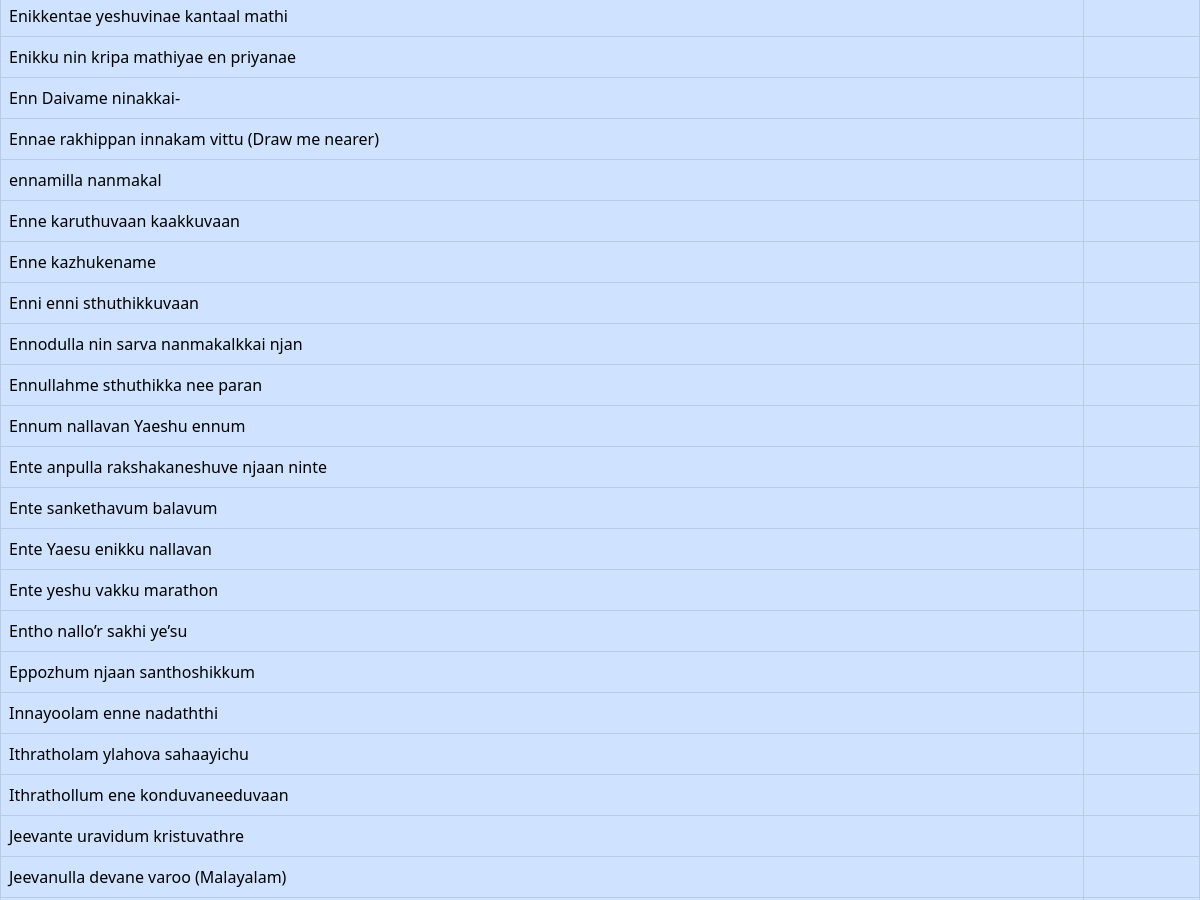
Page /malayalam (middle part) on the earlier database version.
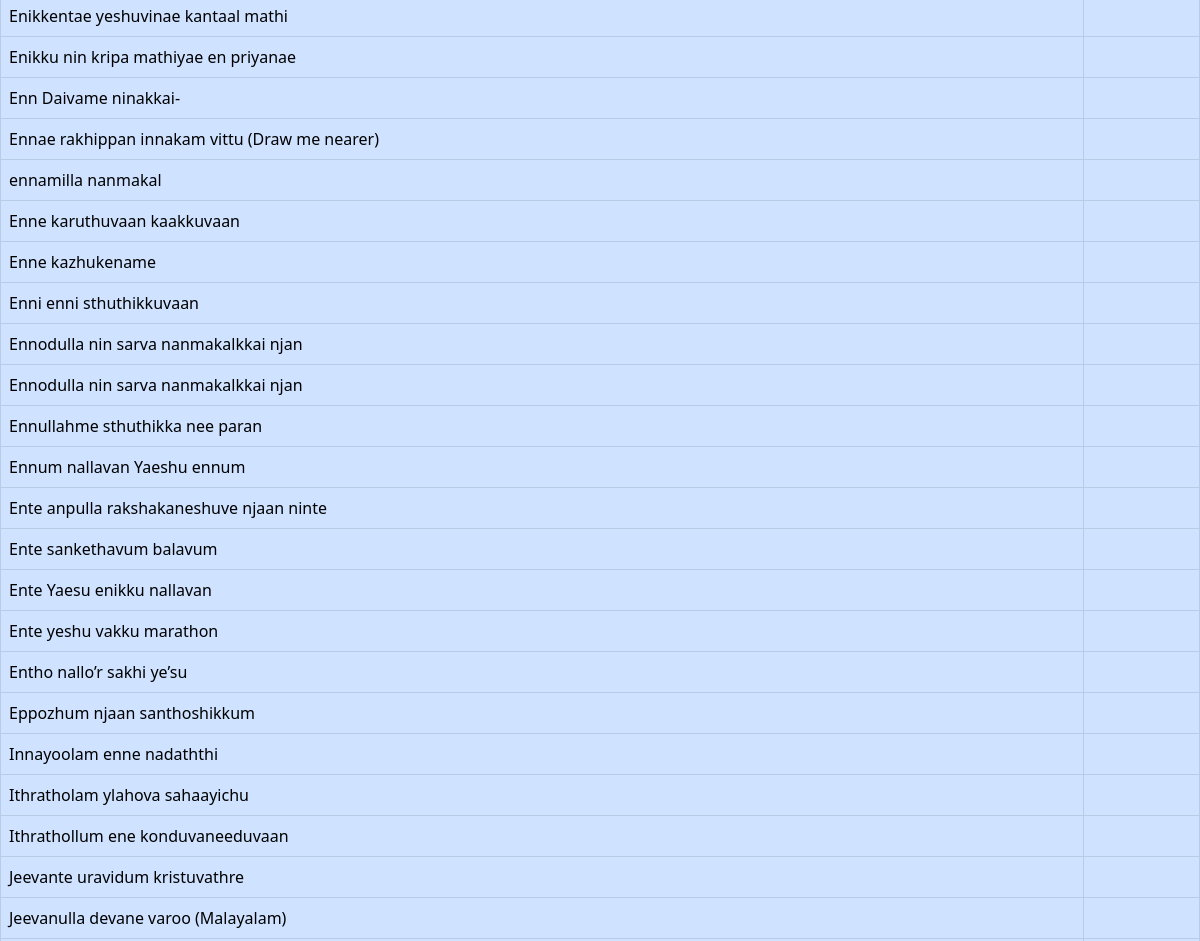
Same page on the later database version.
### tables this page shows
CREATE TABLE songs (
            id INTEGER PRIMARY KEY AUTOINCREMENT,
            title TEXT,
            alternate_title TEXT,
            lyrics TEXT,
            transliteration TEXT,
            chord TEXT,
            search_title TEXT,
            search_lyrics TEXT,
            youtube_link TEXT,
            create_date TEXT,
            modified_date TEXT,
            username TEXT,
            FOREIGN KEY (username) REFERENCES users(username)
        );

### server.py (the view)
@app.route('/malayalam')
def malayalam():
    conn = sqlite3.connect(DATABASE)
    if 'username' in session:
        login = True
        user = session['username']
        cursor1 = conn.cursor()
        cursor1.execute(
            'SELECT permission FROM users where username = ?', (user,))
        permission = cursor1.fetchone()
        permission = permission[0]
    else:
        login = False
        user = ""
        permission = 0
    cursor = conn.cursor()
    cursor.execute('SELECT id, title, search_title, search_lyrics FROM songs')
    all_rows = cursor.fetchall()
    filtered_results = [row for row in all_rows if 'malayalam' in row[1]
                        or 'Malayalam' in row[1] or 'malayalam' in row[2] or 'Malayalam' in row[2]]
    sorted_rows = sorted(filtered_results, key=lambda x: x[1].lower())
    conn.close()
    return render_template("malayalam.html", login=login, user=user, rows=sorted_rows, permission=permission)

### templates/malayalam.html (shortened to what this page needs)
<!DOCTYPE html>
<html lang="en">
<head>
    <link rel="stylesheet" href="https://cdnjs.cloudflare.com/ajax/libs/font-awesome/4.7.0/css/font-awesome.min.css">
    <link href="https://cdn.jsdelivr.net/npm/bootstrap@5.0.2/dist/css/bootstrap.min.css" rel="stylesheet"
>
</head>
<body>
    <br>
    <div class="tab-content" id="pills-tabContent">
        <div class="tab-pane fade show active" id="all" role="tabpanel" aria-labelledby="all-tab">
            <center>
                <table class="table table-dark table-hover table-bordered" style="margin-top: -25px;">
                    <tbody class="table-primary" id="songTable">
                        {% for row in rows %}
                        <tr data-id="{{ row[0] }}" id="{{ row[0] }}">
                            <td data-bs-toggle="modal" data-bs-target="#songModal">{{ row[1] }}</td>
                            <td>&nbsp;&nbsp;</td>
                        </tr>
                        {% endfor %}
                    </tbody>
                </table><br><br>
            </center>
        </div>
    </div>
</body>
</html>

Differences in the rows shown:
added songs: title "Ennodulla nin sarva nanmakalkkai njan"
